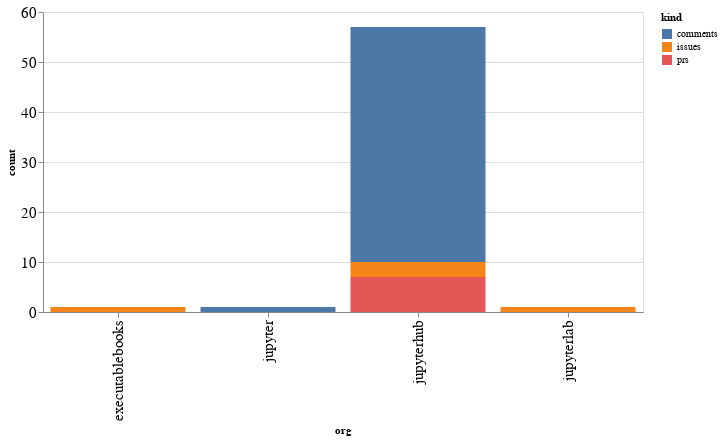

Notebook cell for this chart:
### Code cell
alt.Chart(org_summaries, width=600).mark_bar().encode(
    x='org',
    y='count',
    color='kind',
    tooltip="org"
)

### Figure 1 — Vega-Lite specification as saved in the notebook (floating-point values rounded to 4 significant figures)
{"config": {"axisLeft": {"labelFontSize": 15}, "axisBottom": {"labelFontSize": 15}}, "data": {"name": "data-842a4c0e6d001f689ca93aa2dde83125"}, "mark": "bar", "encoding": {"color": {"type": "nominal", "field": "kind"}, "tooltip": {"type": "nominal", "field": "org"}, "x": {"type": "nominal", "field": "org"}, "y": {"type": "quantitative", "field": "count"}}, "width": 600, "$schema": "https://vega.github.io/schema/vega-lite/v4.8.1.json", "datasets": {"data-842a4c0e6d001f689ca93aa2dde83125": [{"org": "executablebooks", "kind": "issues", "count": 1}, {"org": "jupyter", "kind": "comments", "count": 1}, {"org": "jupyterhub", "kind": "comments", "count": 47}, {"org": "jupyterhub", "kind": "issues", "count": 3}, {"org": "jupyterhub", "kind": "prs", "count": 7}, {"org": "jupyterlab", "kind": "issues", "count": 1}]}}
